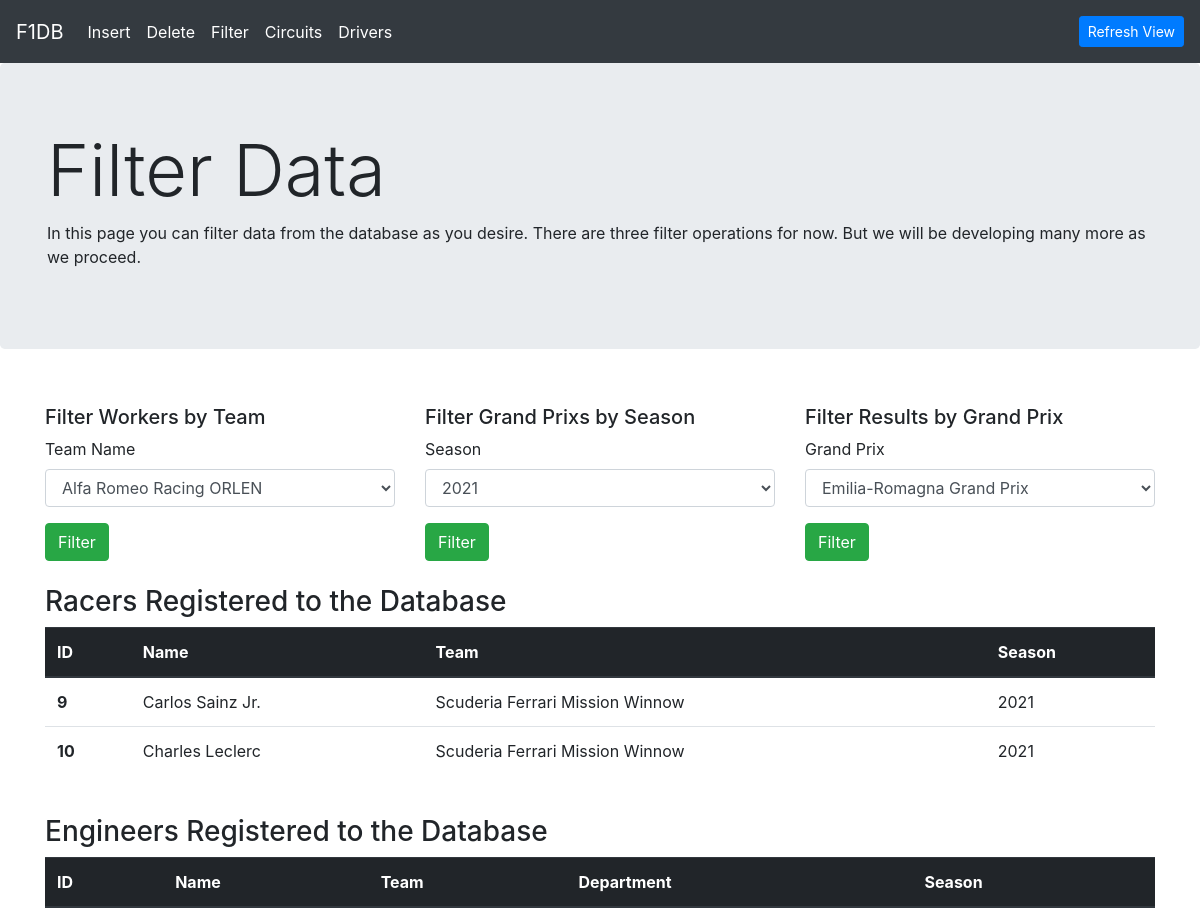
The app's page /f1db/filterOps.php?tid=2 with its own data.
### tables this page shows
CREATE TABLE `works_for` (
  `wid` int(11) NOT NULL,
  `tid` int(11) DEFAULT NULL,
  `season` int(11) NOT NULL
);

CREATE TABLE `people` (
  `pid` int(11) NOT NULL,
  `name` varchar(20) NOT NULL
);

CREATE TABLE `teams` (
  `tid` int(10) NOT NULL,
  `teamName` varchar(40) NOT NULL
);

### f1db/filterOps.php (the view, shortened to what this page needs)
<!DOCTYPE html>
<html lang="en">
<head>
    <link rel="stylesheet" href="https://maxcdn.bootstrapcdn.com/bootstrap/4.0.0/css/bootstrap.min.css">
</head>
<body>
<nav class="navbar navbar-expand-lg navbar-dark bg-dark">
        <a class="navbar-brand" href="index.php">F1DB</a>
        <div class="collapse navbar-collapse" id="navbarNavDropdown">
          <ul class="navbar-nav">
            <li class="nav-item active">
              <a class="nav-link" href="createPerson.php">Insert</a>
            </li>
            <li class="nav-item active">
              <a class="nav-link" href="deleteOps.php">Delete</a>
            </li>
            <li class="nav-item active">
              <a class="nav-link" href="filterOps.php">Filter</a>
            </li>
            <li class="nav-item active">
              <a class="nav-link" href="circuitSearch.php">Circuits</a>
            </li>
            <li class="nav-item active">
              <a class="nav-link" href="driverSearch.php">Drivers</a>
            </li>
          </ul>
        </div>
        <span class="navbar-text">
          <div class=""><button class="btn btn-primary btn-sm" onClick="window.location.reload();">Refresh View</button></div>
          </span>
      </nav>
      <div class="jumbotron">
        <div class="container">
          <h1 class="display-3">Filter Data</h1>
          <p>In this page you can filter data from the database as you desire. There are three filter operations for now. But we will be developing many more as we proceed.</p>
        </div>
      </div>
      <div class="container mt-4 my-2">
<br>
        <div class="row">
            <div class="col-sm">
            <h5>Filter Workers by Team</h5>
            <form action="filterOps.php" method="GET">
                            <div class="form-group">
                            <label for="wid">Team Name</label>
                            <select class="form-control" id="tid" name="tid">
                            <?php
                                include "config.php";
                                $sql_statement = "SELECT tid,teamName FROM teams";
                                $result = mysqli_query($db, $sql_statement);
                                while($row = mysqli_fetch_assoc($result)) {
                                $pid = $row['tid'];
                                    $name = $row['teamName'];
                                    echo "<option value=\"".$pid."\">".$name."</option>";
                                }
                                ?>
                            </select>
                            </div>
                            <button type="submit" class="btn btn-success">Filter</button>
                </form>
            </div>
            <div class="col-sm">
            <h5>Filter Grand Prixs by Season</h5>
            <form action="filterOps.php" method="GET">
                            <div class="form-group">
                            <label for="wid">Season</label>
                            <select class="form-control" id="sid" name="sid">
                            <?php
                                include "config.php";
                                $sql_statement = "SELECT season FROM seasons";
                                $result = mysqli_query($db, $sql_statement);
                                while($row = mysqli_fetch_assoc($result)) {
                                $season = $row['season'];
                                    echo "<option value=\"".$season."\">".$season."</option>";
                                }
                                ?>
                            </select>
                            </div>
                            <button type="submit" class="btn btn-success">Filter</button>
                </form>
            </div>
            <div class="col-sm">
            <h5>Filter Results by Grand Prix</h5>
            <form action="filterOps.php" method="GET">
                            <div class="form-group">
                            <label for="wid">Grand Prix</label>
                            <select class="form-control" id="gpid" name="gpid">
                            <?php
                                include "config.php";
                                $sql_statement = "SELECT gpName,gpid FROM grandprix";
                                $result = mysqli_query($db, $sql_statement);
                                while($row = mysqli_fetch_assoc($result)) {
                                $gpname = $row['gpName'];
                                $gpid = $row['gpid'];
                                    echo "<option value=\"".$gpid."\">".$gpname."</option>";
                                }
                                ?>
                            </select>
                            </div>
                            <button type="submit" class="btn btn-success">Filter</button>
                </form>
            </div>
    </div>
<br>
    <?php
if (!empty($_GET['tid'])){
    echo '<h3>Racers Registered to the Database</h3>
    <table class="table">
    <thead class="thead-dark">
      <tr>
        <th scope="col">ID</th>
        <th scope="col">Name</th>
        <th scope="col">Team</th>
        <th scope="col">Season</th>
      </tr>
    </thead><tbody>';
    $tid = $_GET['tid'];
      $sql_statement =  "SELECT * FROM works_for,drivers,teams,people WHERE works_for.wid = drivers.did AND drivers.did = people.pid AND works_for.tid = $tid and teams.tid = $tid";
      $result = mysqli_query($db, $sql_statement);
        while($row = mysqli_fetch_assoc($result)) {
            $driverID = $row['pid'];
            $driverName = $row['name'];
            $teamName = $row['teamName'];
            $season = $row['season'];
            echo "<tr>
            <th scope=\"row\">".$driverID."</th>
            <td>".$driverName."</td>
            <td>".$teamName."</td>
            <td>".$season."</td>
          </tr>";
        }
        echo '
        <table class="table">
        <thead class="thead-dark">
          <tr>
            <th scope="col">ID</th>
            <th scope="col">Name</th>
            <th scope="col">Team</th>
            <th scope="col">Department</th>
            <th scope="col">Season</th>
          </tr>
        </thead><tbody>';
        echo "<br><h3>Engineers Registered to the Database</h3>";
  }
?>
      </div>
</body>
</html>

### records on screen
works_for: wid.pid "9", wid.name "Carlos Sainz Jr.", tid.teamName "Scuderia Ferrari Mission Winnow", season "2021"
works_for: wid.pid "10", wid.name "Charles Leclerc", tid.teamName "Scuderia Ferrari Mission Winnow", season "2021"

### other values on screen
form field tid "Alfa Romeo Racing ORLEN"
form field sid "2021"
form field gpid "Emilia-Romagna Grand Prix"
